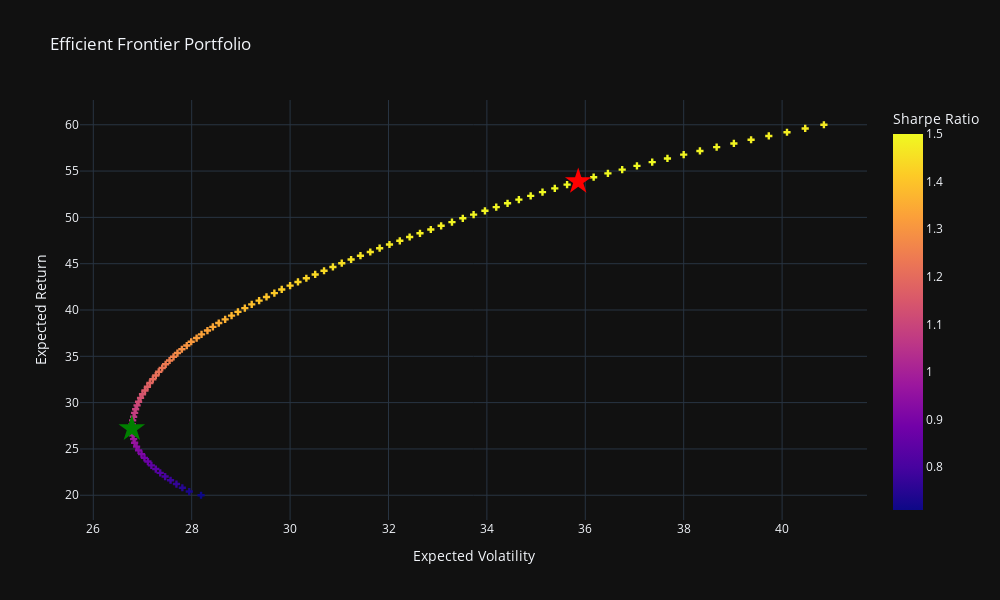

Write notebook code for a chart like this one.
### Code cell
#Now visualise it

# Plot efficient frontier portfolio
fig = px.scatter(
    efport, x='targetvols', y='targetrets',  color='targetsharpe',
    labels={'targetrets': 'Expected Return', 'targetvols': 'Expected Volatility','targetsharpe': 'Sharpe Ratio'},
    title="Efficient Frontier Portfolio"
     ).update_traces(mode='markers', marker=dict(symbol='cross'))


# Plot maximum sharpe portfolio
fig.add_scatter(
    mode='markers',
    x=[100*portfolio_stats(opt_sharpe['x'])[1]], 
    y=[100*portfolio_stats(opt_sharpe['x'])[0]],
    marker=dict(color='red', size=20, symbol='star'),
    name = 'Max Sharpe'
).update(layout_showlegend=False)

# Plot minimum variance portfolio
fig.add_scatter(
    mode='markers',
    x=[100*portfolio_stats(opt_var['x'])[1]], 
    y=[100*portfolio_stats(opt_var['x'])[0]],
    marker=dict(color='green', size=20, symbol='star'),
    name = 'Min Variance'
).update(layout_showlegend=False)

# Show spikes
fig.update_xaxes(showspikes=True)
fig.update_yaxes(showspikes=True)
fig.show()

### Figure 1 — Plotly figure (JSON) as saved in the notebook; plotly's stock layout.template omitted (floating-point values rounded to 4 significant figures)
{"data": [{"hovertemplate": "Expected Volatility=%{x}<br>Expected Return=%{y}<br>Sharpe Ratio=%{marker.color}<extra></extra>", "legendgroup": "", "marker": {"color": [0.71, 0.73, 0.75, 0.77, 0.78, 0.8, 0.82, 0.84, 0.85, 0.87, 0.89, 0.91, 0.92, 0.94, 0.96, 0.97, 0.99, 1, 1.02, 1.03, 1.05, 1.06, 1.08, 1.09, 1.1, 1.12, 1.13, 1.14, 1.16, 1.17, 1.18, 1.2, 1.21, 1.22, 1.23, 1.24, 1.25, 1.26, 1.28, 1.29, 1.3, 1.31, 1.32, 1.33, 1.33, 1.34, 1.35, 1.36, 1.37, 1.38, 1.38, 1.39, 1.4, 1.4, 1.41, 1.42, 1.42, 1.43, 1.43, 1.44, 1.44, 1.45, 1.45, 1.46, 1.46, 1.46, 1.47, 1.47, 1.47, 1.48, 1.48, 1.48, 1.48, 1.49, 1.49, 1.49, 1.49, 1.49, 1.5, 1.5, 1.5, 1.5, 1.5, 1.5, 1.5, 1.5, 1.5, 1.5, 1.5, 1.5, 1.5, 1.49, 1.49, 1.49, 1.49, 1.48, 1.48, 1.48, 1.47, 1.47], "coloraxis": "coloraxis", "symbol": "cross"}, "mode": "markers", "name": "", "orientation": "v", "showlegend": false, "type": "scatter", "x": [28.19, 27.95, 27.81, 27.69, 27.57, 27.46, 27.36, 27.27, 27.18, 27.11, 27.04, 26.98, 26.92, 26.88, 26.84, 26.82, 26.8, 26.79, 26.78, 26.79, 26.8, 26.82, 26.84, 26.86, 26.89, 26.92, 26.96, 27, 27.05, 27.1, 27.15, 27.21, 27.27, 27.33, 27.4, 27.47, 27.55, 27.63, 27.71, 27.8, 27.9, 27.99, 28.1, 28.2, 28.32, 28.43, 28.55, 28.68, 28.81, 28.94, 29.08, 29.22, 29.37, 29.52, 29.68, 29.83, 30, 30.16, 30.33, 30.51, 30.69, 30.87, 31.05, 31.24, 31.43, 31.63, 31.82, 32.02, 32.23, 32.43, 32.64, 32.86, 33.07, 33.29, 33.51, 33.73, 33.96, 34.19, 34.42, 34.65, 34.89, 35.13, 35.38, 35.63, 35.9, 36.17, 36.46, 36.75, 37.05, 37.36, 37.67, 38, 38.33, 38.67, 39.02, 39.37, 39.73, 40.1, 40.47, 40.85], "xaxis": "x", "y": [20, 20.4, 20.81, 21.21, 21.62, 22.02, 22.42, 22.83, 23.23, 23.64, 24.04, 24.44, 24.85, 25.25, 25.66, 26.06, 26.46, 26.87, 27.27, 27.68, 28.08, 28.48, 28.89, 29.29, 29.7, 30.1, 30.51, 30.91, 31.31, 31.72, 32.12, 32.53, 32.93, 33.33, 33.74, 34.14, 34.55, 34.95, 35.35, 35.76, 36.16, 36.57, 36.97, 37.37, 37.78, 38.18, 38.59, 38.99, 39.39, 39.8, 40.2, 40.61, 41.01, 41.41, 41.82, 42.22, 42.63, 43.03, 43.43, 43.84, 44.24, 44.65, 45.05, 45.45, 45.86, 46.26, 46.67, 47.07, 47.47, 47.88, 48.28, 48.69, 49.09, 49.49, 49.9, 50.3, 50.71, 51.11, 51.52, 51.92, 52.32, 52.73, 53.13, 53.54, 53.94, 54.34, 54.75, 55.15, 55.56, 55.96, 56.36, 56.77, 57.17, 57.58, 57.98, 58.38, 58.79, 59.19, 59.6, 60], "yaxis": "y"}, {"marker": {"color": "red", "size": 20, "symbol": "star"}, "mode": "markers", "name": "Max Sharpe", "type": "scatter", "x": [35.86], "y": [53.88]}, {"marker": {"color": "green", "size": 20, "symbol": "star"}, "mode": "markers", "name": "Min Variance", "type": "scatter", "x": [26.78], "y": [27.19]}], "layout": {"coloraxis": {"colorbar": {"title": {"text": "Sharpe Ratio"}}, "colorscale": [[0, "#0d0887"], [0.1111, "#46039f"], [0.2222, "#7201a8"], [0.3333, "#9c179e"], [0.4444, "#bd3786"], [0.5556, "#d8576b"], [0.6667, "#ed7953"], [0.7778, "#fb9f3a"], [0.8889, "#fdca26"], [1, "#f0f921"]]}, "height": 600, "legend": {"tracegroupgap": 0}, "showlegend": false, "title": {"text": "Efficient Frontier Portfolio"}, "width": 1000, "xaxis": {"anchor": "y", "domain": [0, 1], "showspikes": true, "title": {"text": "Expected Volatility"}}, "yaxis": {"anchor": "x", "domain": [0, 1], "showspikes": true, "title": {"text": "Expected Return"}}}}
